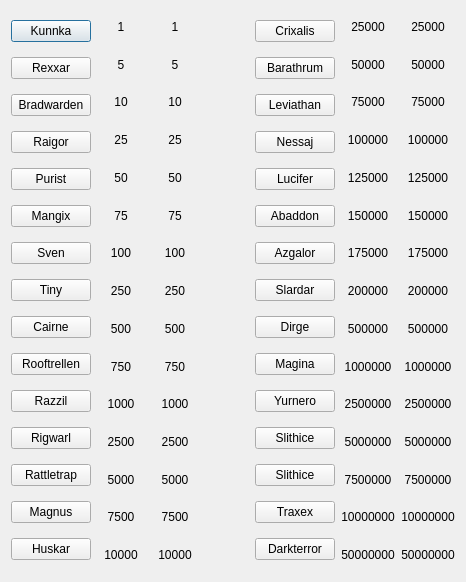
<?xml version="1.0" encoding="UTF-8"?>
<ui version="4.0">
 <class>HireArmy</class>
 <widget class="QDialog" name="HireArmy">
  <property name="geometry">
   <rect>
    <x>0</x>
    <y>0</y>
    <width>466</width>
    <height>582</height>
   </rect>
  </property>
  <property name="contextMenuPolicy">
   <enum>Qt::DefaultContextMenu</enum>
  </property>
  <property name="windowTitle">
   <string>Dialog</string>
  </property>
  <property name="whatsThis">
   <string/>
  </property>
  <layout class="QHBoxLayout" name="horizontalLayout_4">
   <item>
    <layout class="QHBoxLayout" name="horizontalLayout_3">
     <item>
      <layout class="QHBoxLayout" name="horizontalLayout">
       <item>
        <layout class="QVBoxLayout" name="verticalLayout">
         <item>
          <widget class="QPushButton" name="soldier_btn_1">
           <property name="text">
            <string>Kunnka</string>
           </property>
          </widget>
         </item>
         <item>
          <widget class="QPushButton" name="soldier_btn_2">
           <property name="text">
            <string>Rexxar</string>
           </property>
          </widget>
         </item>
         <item>
          <widget class="QPushButton" name="soldier_btn_3">
           <property name="text">
            <string>Bradwarden</string>
           </property>
          </widget>
         </item>
         <item>
          <widget class="QPushButton" name="soldier_btn_4">
           <property name="text">
            <string>Raigor</string>
           </property>
          </widget>
         </item>
         <item>
          <widget class="QPushButton" name="soldier_btn_5">
           <property name="text">
            <string>Purist</string>
           </property>
          </widget>
         </item>
         <item>
          <widget class="QPushButton" name="soldier_btn_6">
           <property name="text">
            <string>Mangix</string>
           </property>
          </widget>
         </item>
         <item>
          <widget class="QPushButton" name="soldier_btn_7">
           <property name="text">
            <string>Sven</string>
           </property>
          </widget>
         </item>
         <item>
          <widget class="QPushButton" name="soldier_btn_8">
           <property name="text">
            <string>Tiny</string>
           </property>
          </widget>
         </item>
         <item>
          <widget class="QPushButton" name="soldier_btn_9">
           <property name="text">
            <string>Cairne</string>
           </property>
          </widget>
         </item>
         <item>
          <widget class="QPushButton" name="soldier_btn_10">
           <property name="text">
            <string>Rooftrellen</string>
           </property>
          </widget>
         </item>
         <item>
          <widget class="QPushButton" name="soldier_btn_11">
           <property name="text">
            <string>Razzil</string>
           </property>
          </widget>
         </item>
         <item>
          <widget class="QPushButton" name="soldier_btn_12">
           <property name="text">
            <string>Rigwarl</string>
           </property>
          </widget>
         </item>
         <item>
          <widget class="QPushButton" name="soldier_btn_13">
           <property name="text">
            <string>Rattletrap</string>
           </property>
          </widget>
         </item>
         <item>
          <widget class="QPushButton" name="soldier_btn_14">
           <property name="text">
            <string>Magnus</string>
           </property>
          </widget>
         </item>
         <item>
          <widget class="QPushButton" name="soldier_btn_15">
           <property name="text">
            <string>Huskar</string>
           </property>
          </widget>
         </item>
        </layout>
       </item>
       <item>
        <layout class="QVBoxLayout" name="verticalLayout_3">
         <item>
          <widget class="QLabel" name="soldier_dmg_lbl_1">
           <property name="text">
            <string>1</string>
           </property>
           <property name="alignment">
            <set>Qt::AlignCenter</set>
           </property>
          </widget>
         </item>
         <item>
          <widget class="QLabel" name="soldier_dmg_lbl_2">
           <property name="text">
            <string>5</string>
           </property>
           <property name="alignment">
            <set>Qt::AlignCenter</set>
           </property>
          </widget>
         </item>
         <item>
          <widget class="QLabel" name="soldier_dmg_lbl_3">
           <property name="text">
            <string>10</string>
           </property>
           <property name="alignment">
            <set>Qt::AlignCenter</set>
           </property>
          </widget>
         </item>
         <item>
          <widget class="QLabel" name="soldier_dmg_lbl_4">
           <property name="text">
            <string>25</string>
           </property>
           <property name="alignment">
            <set>Qt::AlignCenter</set>
           </property>
          </widget>
         </item>
         <item>
          <widget class="QLabel" name="soldier_dmg_lbl_5">
           <property name="text">
            <string>50</string>
           </property>
           <property name="alignment">
            <set>Qt::AlignCenter</set>
           </property>
          </widget>
         </item>
         <item>
          <widget class="QLabel" name="soldier_dmg_lbl_6">
           <property name="text">
            <string>75</string>
           </property>
           <property name="alignment">
            <set>Qt::AlignCenter</set>
           </property>
          </widget>
         </item>
         <item>
          <widget class="QLabel" name="soldier_dmg_lbl_7">
           <property name="text">
            <string>100</string>
           </property>
           <property name="alignment">
            <set>Qt::AlignCenter</set>
           </property>
          </widget>
         </item>
         <item>
          <widget class="QLabel" name="soldier_dmg_lbl_8">
           <property name="text">
            <string>250</string>
           </property>
           <property name="alignment">
            <set>Qt::AlignCenter</set>
           </property>
          </widget>
         </item>
         <item>
          <widget class="QLabel" name="soldier_dmg_lbl_9">
           <property name="text">
            <string>500</string>
           </property>
           <property name="alignment">
            <set>Qt::AlignCenter</set>
           </property>
          </widget>
         </item>
         <item>
          <widget class="QLabel" name="soldier_dmg_lbl_10">
           <property name="text">
            <string>750</string>
           </property>
           <property name="alignment">
            <set>Qt::AlignCenter</set>
           </property>
          </widget>
         </item>
         <item>
          <widget class="QLabel" name="soldier_dmg_lbl_11">
           <property name="text">
            <string>1000</string>
           </property>
           <property name="alignment">
            <set>Qt::AlignCenter</set>
           </property>
          </widget>
         </item>
         <item>
          <widget class="QLabel" name="soldier_dmg_lbl_12">
           <property name="text">
            <string>2500</string>
           </property>
           <property name="alignment">
            <set>Qt::AlignCenter</set>
           </property>
          </widget>
         </item>
         <item>
          <widget class="QLabel" name="soldier_dmg_lbl_13">
           <property name="text">
            <string>5000</string>
           </property>
           <property name="alignment">
            <set>Qt::AlignCenter</set>
           </property>
          </widget>
         </item>
         <item>
          <widget class="QLabel" name="soldier_dmg_lbl_14">
           <property name="text">
            <string>7500</string>
           </property>
           <property name="alignment">
            <set>Qt::AlignCenter</set>
           </property>
          </widget>
         </item>
         <item>
          <widget class="QLabel" name="soldier_dmg_lbl_15">
           <property name="text">
            <string>10000</string>
           </property>
           <property name="alignment">
            <set>Qt::AlignCenter</set>
           </property>
          </widget>
         </item>
        </layout>
       </item>
       <item>
        <layout class="QVBoxLayout" name="verticalLayout_5">
         <item>
          <widget class="QLabel" name="soldier_price_lbl_1">
           <property name="text">
            <string>1</string>
           </property>
           <property name="alignment">
            <set>Qt::AlignCenter</set>
           </property>
          </widget>
         </item>
         <item>
          <widget class="QLabel" name="soldier_price_lbl_2">
           <property name="text">
            <string>5</string>
           </property>
           <property name="alignment">
            <set>Qt::AlignCenter</set>
           </property>
          </widget>
         </item>
         <item>
          <widget class="QLabel" name="soldier_price_lbl_3">
           <property name="text">
            <string>10</string>
           </property>
           <property name="alignment">
            <set>Qt::AlignCenter</set>
           </property>
          </widget>
         </item>
         <item>
          <widget class="QLabel" name="soldier_price_lbl_4">
           <property name="text">
            <string>25</string>
           </property>
           <property name="alignment">
            <set>Qt::AlignCenter</set>
           </property>
          </widget>
         </item>
         <item>
          <widget class="QLabel" name="soldier_price_lbl_5">
           <property name="text">
            <string>50</string>
           </property>
           <property name="alignment">
            <set>Qt::AlignCenter</set>
           </property>
          </widget>
         </item>
         <item>
          <widget class="QLabel" name="soldier_price_lbl_6">
           <property name="text">
            <string>75</string>
           </property>
           <property name="alignment">
            <set>Qt::AlignCenter</set>
           </property>
          </widget>
         </item>
         <item>
          <widget class="QLabel" name="soldier_price_lbl_7">
           <property name="text">
            <string>100</string>
           </property>
           <property name="alignment">
            <set>Qt::AlignCenter</set>
           </property>
          </widget>
         </item>
         <item>
          <widget class="QLabel" name="soldier_price_lbl_8">
           <property name="text">
            <string>250</string>
           </property>
           <property name="alignment">
            <set>Qt::AlignCenter</set>
           </property>
          </widget>
         </item>
         <item>
          <widget class="QLabel" name="soldier_price_lbl_9">
           <property name="text">
            <string>500</string>
           </property>
           <property name="alignment">
            <set>Qt::AlignCenter</set>
           </property>
          </widget>
         </item>
         <item>
          <widget class="QLabel" name="soldier_price_lbl_10">
           <property name="text">
            <string>750</string>
           </property>
           <property name="alignment">
            <set>Qt::AlignCenter</set>
           </property>
          </widget>
         </item>
         <item>
          <widget class="QLabel" name="soldier_price_lbl_11">
           <property name="text">
            <string>1000</string>
           </property>
           <property name="alignment">
            <set>Qt::AlignCenter</set>
           </property>
          </widget>
         </item>
         <item>
          <widget class="QLabel" name="soldier_price_lbl_12">
           <property name="text">
            <string>2500</string>
           </property>
           <property name="alignment">
            <set>Qt::AlignCenter</set>
           </property>
          </widget>
         </item>
         <item>
          <widget class="QLabel" name="soldier_price_lbl_13">
           <property name="text">
            <string>5000</string>
           </property>
           <property name="alignment">
            <set>Qt::AlignCenter</set>
           </property>
          </widget>
         </item>
         <item>
          <widget class="QLabel" name="soldier_price_lbl_14">
           <property name="text">
            <string>7500</string>
           </property>
           <property name="alignment">
            <set>Qt::AlignCenter</set>
           </property>
          </widget>
         </item>
         <item>
          <widget class="QLabel" name="soldier_price_lbl_15">
           <property name="text">
            <string>10000</string>
           </property>
           <property name="alignment">
            <set>Qt::AlignCenter</set>
           </property>
          </widget>
         </item>
        </layout>
       </item>
      </layout>
     </item>
     <item>
      <spacer name="horizontalSpacer">
       <property name="orientation">
        <enum>Qt::Horizontal</enum>
       </property>
       <property name="sizeType">
        <enum>QSizePolicy::Fixed</enum>
       </property>
       <property name="sizeHint" stdset="0">
        <size>
         <width>50</width>
         <height>20</height>
        </size>
       </property>
      </spacer>
     </item>
     <item>
      <layout class="QHBoxLayout" name="horizontalLayout_2">
       <item>
        <layout class="QVBoxLayout" name="verticalLayout_2">
         <item>
          <widget class="QPushButton" name="soldier_2_btn_1">
           <property name="text">
            <string>Crixalis</string>
           </property>
          </widget>
         </item>
         <item>
          <widget class="QPushButton" name="soldier_2_btn_2">
           <property name="text">
            <string>Barathrum</string>
           </property>
          </widget>
         </item>
         <item>
          <widget class="QPushButton" name="soldier_2_btn_3">
           <property name="text">
            <string>Leviathan</string>
           </property>
          </widget>
         </item>
         <item>
          <widget class="QPushButton" name="soldier_2_btn_4">
           <property name="text">
            <string>Nessaj</string>
           </property>
          </widget>
         </item>
         <item>
          <widget class="QPushButton" name="soldier_2_btn_5">
           <property name="text">
            <string>Lucifer</string>
           </property>
          </widget>
         </item>
         <item>
          <widget class="QPushButton" name="soldier_2_btn_6">
           <property name="text">
            <string>Abaddon</string>
           </property>
          </widget>
         </item>
         <item>
          <widget class="QPushButton" name="soldier_2_btn_7">
           <property name="text">
            <string>Azgalor</string>
           </property>
          </widget>
         </item>
         <item>
          <widget class="QPushButton" name="soldier_2_btn_8">
           <property name="text">
            <string>Slardar</string>
           </property>
          </widget>
         </item>
         <item>
          <widget class="QPushButton" name="soldier_2_btn_9">
           <property name="text">
            <string>Dirge</string>
           </property>
          </widget>
         </item>
         <item>
          <widget class="QPushButton" name="soldier_2_btn_10">
           <property name="text">
            <string>Magina</string>
           </property>
          </widget>
         </item>
         <item>
          <widget class="QPushButton" name="soldier_2_btn_11">
           <property name="text">
            <string>Yurnero</string>
           </property>
          </widget>
         </item>
         <item>
          <widget class="QPushButton" name="soldier_2_btn_12">
           <property name="text">
            <string>Slithice</string>
           </property>
          </widget>
         </item>
         <item>
          <widget class="QPushButton" name="soldier_2_btn_13">
           <property name="text">
            <string>Slithice</string>
           </property>
          </widget>
         </item>
         <item>
          <widget class="QPushButton" name="soldier_2_btn_14">
           <property name="text">
            <string>Traxex</string>
           </property>
          </widget>
         </item>
         <item>
          <widget class="QPushButton" name="soldier_2_btn_15">
           <property name="text">
            <string>Darkterror</string>
           </property>
          </widget>
         </item>
        </layout>
       </item>
       <item>
        <layout class="QVBoxLayout" name="verticalLayout_6">
         <item>
          <widget class="QLabel" name="soldier_2_dmg_lbl_1">
           <property name="text">
            <string>25000</string>
           </property>
           <property name="alignment">
            <set>Qt::AlignCenter</set>
           </property>
          </widget>
         </item>
         <item>
          <widget class="QLabel" name="soldier_2_dmg_lbl_2">
           <property name="text">
            <string>50000</string>
           </property>
           <property name="alignment">
            <set>Qt::AlignCenter</set>
           </property>
          </widget>
         </item>
         <item>
          <widget class="QLabel" name="soldier_2_dmg_lbl_3">
           <property name="text">
            <string>75000</string>
           </property>
           <property name="alignment">
            <set>Qt::AlignCenter</set>
           </property>
          </widget>
         </item>
         <item>
          <widget class="QLabel" name="soldier_2_dmg_lbl_4">
           <property name="text">
            <string>100000</string>
           </property>
           <property name="alignment">
            <set>Qt::AlignCenter</set>
           </property>
          </widget>
         </item>
         <item>
          <widget class="QLabel" name="soldier_2_dmg_lbl_5">
           <property name="text">
            <string>125000</string>
           </property>
           <property name="alignment">
            <set>Qt::AlignCenter</set>
           </property>
          </widget>
         </item>
         <item>
          <widget class="QLabel" name="soldier_2_dmg_lbl_6">
           <property name="text">
            <string>150000</string>
           </property>
           <property name="alignment">
            <set>Qt::AlignCenter</set>
           </property>
          </widget>
         </item>
         <item>
          <widget class="QLabel" name="soldier_2_dmg_lbl_7">
           <property name="text">
            <string>175000</string>
           </property>
           <property name="alignment">
            <set>Qt::AlignCenter</set>
           </property>
          </widget>
         </item>
         <item>
          <widget class="QLabel" name="soldier_2_dmg_lbl_8">
           <property name="text">
            <string>200000</string>
           </property>
           <property name="alignment">
            <set>Qt::AlignCenter</set>
           </property>
          </widget>
         </item>
         <item>
          <widget class="QLabel" name="soldier_2_dmg_lbl_9">
           <property name="text">
            <string>500000</string>
           </property>
           <property name="alignment">
            <set>Qt::AlignCenter</set>
           </property>
          </widget>
         </item>
         <item>
          <widget class="QLabel" name="soldier_2_dmg_lbl_10">
           <property name="text">
            <string>1000000</string>
           </property>
           <property name="alignment">
            <set>Qt::AlignCenter</set>
           </property>
          </widget>
         </item>
         <item>
          <widget class="QLabel" name="soldier_2_dmg_lbl_11">
           <property name="text">
            <string>2500000</string>
           </property>
           <property name="alignment">
            <set>Qt::AlignCenter</set>
           </property>
          </widget>
         </item>
         <item>
          <widget class="QLabel" name="soldier_2_dmg_lbl_12">
           <property name="text">
            <string>5000000</string>
           </property>
           <property name="alignment">
            <set>Qt::AlignCenter</set>
           </property>
          </widget>
         </item>
         <item>
          <widget class="QLabel" name="soldier_2_dmg_lbl_13">
           <property name="text">
            <string>7500000</string>
           </property>
           <property name="alignment">
            <set>Qt::AlignCenter</set>
           </property>
          </widget>
         </item>
         <item>
          <widget class="QLabel" name="soldier_2_dmg_lbl_14">
           <property name="text">
            <string>10000000</string>
           </property>
           <property name="alignment">
            <set>Qt::AlignCenter</set>
           </property>
          </widget>
         </item>
         <item>
          <widget class="QLabel" name="soldier_2_dmg_lbl_15">
           <property name="text">
            <string>50000000</string>
           </property>
           <property name="alignment">
            <set>Qt::AlignCenter</set>
           </property>
          </widget>
         </item>
        </layout>
       </item>
       <item>
        <layout class="QVBoxLayout" name="verticalLayout_7">
         <item>
          <widget class="QLabel" name="soldier_2_price_lbl_1">
           <property name="text">
            <string>25000</string>
           </property>
           <property name="alignment">
            <set>Qt::AlignCenter</set>
           </property>
          </widget>
         </item>
         <item>
          <widget class="QLabel" name="soldier_2_price_lbl_2">
           <property name="text">
            <string>50000</string>
           </property>
           <property name="alignment">
            <set>Qt::AlignCenter</set>
           </property>
          </widget>
         </item>
         <item>
          <widget class="QLabel" name="soldier_2_price_lbl_3">
           <property name="text">
            <string>75000</string>
           </property>
           <property name="alignment">
            <set>Qt::AlignCenter</set>
           </property>
          </widget>
         </item>
         <item>
          <widget class="QLabel" name="soldier_2_price_lbl_4">
           <property name="text">
            <string>100000</string>
           </property>
           <property name="alignment">
            <set>Qt::AlignCenter</set>
           </property>
          </widget>
         </item>
         <item>
          <widget class="QLabel" name="soldier_2_price_lbl_5">
           <property name="text">
            <string>125000</string>
           </property>
           <property name="alignment">
            <set>Qt::AlignCenter</set>
           </property>
          </widget>
         </item>
         <item>
          <widget class="QLabel" name="soldier_2_price_lbl_6">
           <property name="text">
            <string>150000</string>
           </property>
           <property name="alignment">
            <set>Qt::AlignCenter</set>
           </property>
          </widget>
         </item>
         <item>
          <widget class="QLabel" name="soldier_2_price_lbl_7">
           <property name="text">
            <string>175000</string>
           </property>
           <property name="alignment">
            <set>Qt::AlignCenter</set>
           </property>
          </widget>
         </item>
         <item>
          <widget class="QLabel" name="soldier_2_price_lbl_8">
           <property name="text">
            <string>200000</string>
           </property>
           <property name="alignment">
            <set>Qt::AlignCenter</set>
           </property>
          </widget>
         </item>
         <item>
          <widget class="QLabel" name="soldier_2_price_lbl_9">
           <property name="text">
            <string>500000</string>
           </property>
           <property name="alignment">
            <set>Qt::AlignCenter</set>
           </property>
          </widget>
         </item>
         <item>
          <widget class="QLabel" name="soldier_2_price_lbl_10">
           <property name="text">
            <string>1000000</string>
           </property>
           <property name="alignment">
            <set>Qt::AlignCenter</set>
           </property>
          </widget>
         </item>
         <item>
          <widget class="QLabel" name="soldier_2_price_lbl_11">
           <property name="text">
            <string>2500000</string>
           </property>
           <property name="alignment">
            <set>Qt::AlignCenter</set>
           </property>
          </widget>
         </item>
         <item>
          <widget class="QLabel" name="soldier_2_price_lbl_12">
           <property name="text">
            <string>5000000</string>
           </property>
           <property name="alignment">
            <set>Qt::AlignCenter</set>
           </property>
          </widget>
         </item>
         <item>
          <widget class="QLabel" name="soldier_2_price_lbl_13">
           <property name="text">
            <string>7500000</string>
           </property>
           <property name="alignment">
            <set>Qt::AlignCenter</set>
           </property>
          </widget>
         </item>
         <item>
          <widget class="QLabel" name="soldier_2_price_lbl_14">
           <property name="text">
            <string>10000000</string>
           </property>
           <property name="alignment">
            <set>Qt::AlignCenter</set>
           </property>
          </widget>
         </item>
         <item>
          <widget class="QLabel" name="soldier_2_price_lbl_15">
           <property name="text">
            <string>50000000</string>
           </property>
           <property name="alignment">
            <set>Qt::AlignCenter</set>
           </property>
          </widget>
         </item>
        </layout>
       </item>
      </layout>
     </item>
    </layout>
   </item>
  </layout>
 </widget>
 <resources/>
 <connections/>
</ui>
